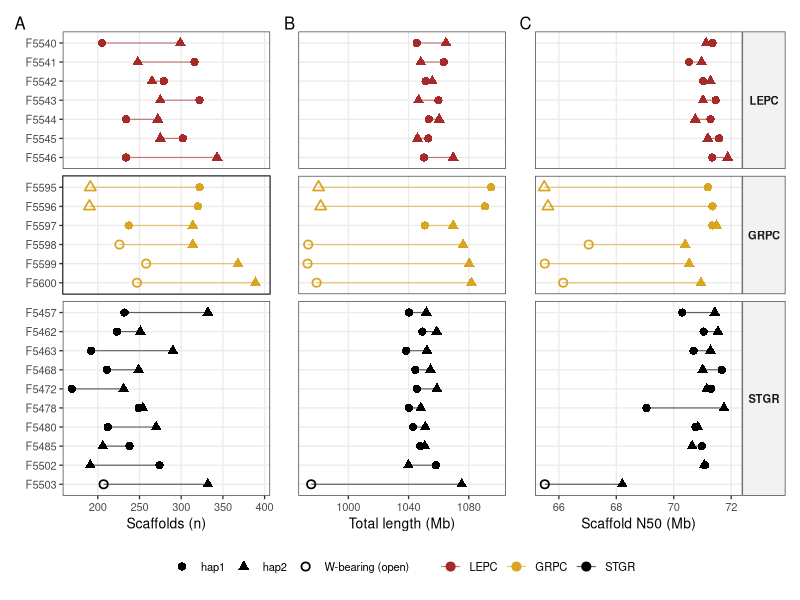
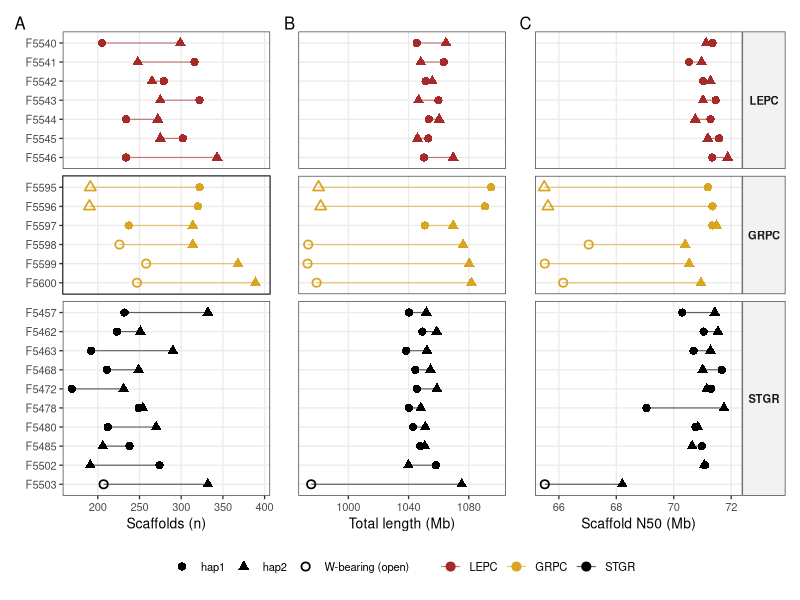
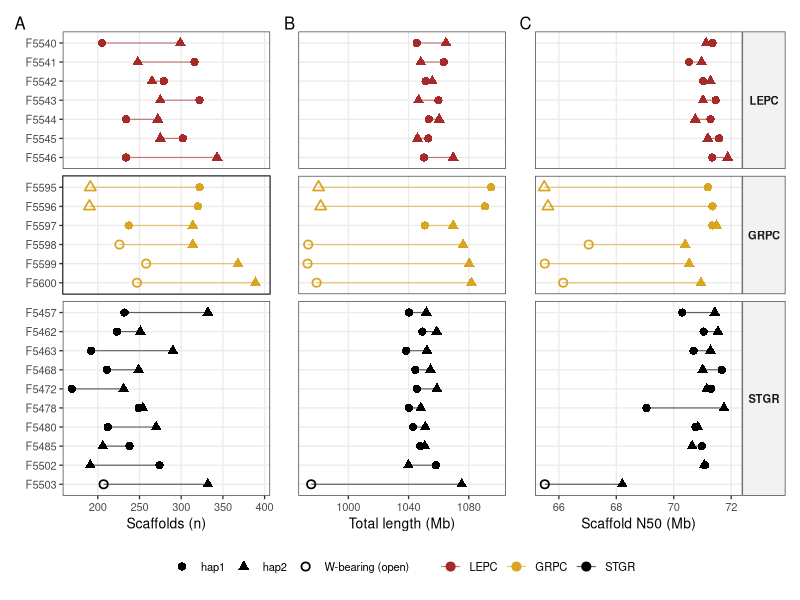

R code for these plots, in order:
# =============================================================================
# plot_assembly_contiguity.R
# USFWS report Objective 3, Figure S5: contiguity of the 46 haplotype-resolved,
# pseudo-chromosome-scale prairie grouse assemblies (QUAST, final RagTag-ordered
# assemblies after removal of unplaced scaffolds < 50 kb).
#
# Three panels: number of scaffolds, total assembly length (Mb) and scaffold
# N50 (Mb). One row per individual, grouped by species; hap1 and hap2 are
# joined by a line. W-bearing haplotypes of the six females are drawn as open
# symbols (they lack the ~75 Mb Z chromosome, hence shorter length and N50).
#
# Run in RStudio (needs ggplot2; patchwork optional but recommended):
#   install.packages(c("ggplot2", "patchwork"))
# Outputs (working directory): FigS_assembly_contiguity.pdf / .png
# =============================================================================

library(ggplot2)

# ---- data (QUAST, final assemblies; F5545 & F5597 re-assembled without ONT) -------------------------------------------------------
asm <- read.table(header = TRUE, stringsAsFactors = FALSE, text = "
sample species scaf_h1 scaf_h2 len_h1 len_h2 n50_h1 n50_h2
F5457 STGR 232 332 1040.3 1051.8 70.30 71.43
F5462 STGR 223 251 1049.2 1058.7 71.04 71.54
F5463 STGR 192 290 1038.4 1052.2 70.69 71.28
F5468 STGR 211 249 1044.5 1054.5 71.67 71.01
F5472 STGR 169 231 1045.5 1058.8 71.30 71.15
F5478 STGR 249 254 1040.2 1048.1 69.05 71.75
F5480 STGR 212 270 1042.9 1051.1 70.76 70.84
F5485 STGR 238 206 1047.7 1050.8 70.98 70.64
F5502 STGR 274 191 1058.2 1039.9 71.08 71.06
F5503 STGR 207 332 975.3 1075.3 65.51 68.21
F5540 LEPC 205 299 1045.4 1064.8 71.35 71.13
F5541 LEPC 316 248 1063.4 1048.1 70.53 70.97
F5542 LEPC 279 265 1051.3 1055.7 71.02 71.28
F5543 LEPC 322 275 1059.8 1046.6 71.46 71.02
F5544 LEPC 234 272 1053.4 1060.3 71.28 70.75
F5545 LEPC 302 275 1053.1 1045.9 71.58 71.19
F5546 LEPC 234 343 1050.2 1069.6 71.34 71.88
F5595 GRPC 322 191 1094.8 980.2 71.19 65.49
F5596 GRPC 320 190 1090.7 981.6 71.35 65.62
F5597 GRPC 237 314 1050.8 1069.6 71.34 71.49
F5598 GRPC 226 314 973.3 1076.2 67.04 70.40
F5599 GRPC 258 368 972.9 1080.3 65.51 70.54
F5600 GRPC 247 389 978.9 1081.7 66.15 70.95
")

# W-bearing haplotypes of the six females (Table S3; CHD1 PCR, Figure S7)
w_hap <- c("F5503_hap1", "F5595_hap2", "F5596_hap2",
           "F5598_hap1", "F5599_hap1", "F5600_hap1")

# ---- reshape to long format (base R, no tidyr needed) -----------------------
long <- do.call(rbind, lapply(c("h1", "h2"), function(h) {
  data.frame(sample  = asm$sample,
             species = asm$species,
             hap     = ifelse(h == "h1", "hap1", "hap2"),
             Scaffolds = asm[[paste0("scaf_", h)]],
             Length    = asm[[paste0("len_",  h)]],
             N50       = asm[[paste0("n50_",  h)]])
}))
long$id      <- paste(long$sample, long$hap, sep = "_")
long$W       <- long$id %in% w_hap
long$species <- factor(long$species, levels = c("LEPC", "GRPC", "STGR"))
# order individuals: by species, then sample ID (top to bottom)
ord <- with(asm, sample[order(factor(species, levels = c("LEPC", "GRPC", "STGR")), sample)])
long$sample <- factor(long$sample, levels = rev(ord))

sp_cols <- c(LEPC = "#A52A2A", GRPC = "#DAA520", STGR = "#000000")

# ---- one panel: W-bearing haplotypes drawn with open symbols ----------------
long$hap_W <- ifelse(long$W, paste0(long$hap, "_W"), long$hap)
panel <- function(var, xlab, show_y = TRUE, show_strip = FALSE) {
  ggplot(long, aes(x = .data[[var]], y = sample)) +
    geom_line(aes(group = sample, colour = species), linewidth = 0.4, alpha = 0.6) +
    geom_point(aes(colour = species, shape = hap_W), size = 2.2, stroke = 0.9) +
    scale_shape_manual(values = c(hap1 = 16, hap2 = 17, hap1_W = 1, hap2_W = 2),
                       breaks = c("hap1", "hap2", "hap1_W"),
                       labels = c("hap1", "hap2", "W-bearing (open)"),
                       name = NULL) +
    scale_colour_manual(values = sp_cols, name = NULL) +
    scale_x_continuous(expand = expansion(mult = c(0.05, 0.08))) +
    facet_grid(species ~ ., scales = "free_y", space = "free_y") +
    labs(x = xlab, y = NULL) +
    theme_bw(base_size = 10) +
    theme(panel.grid.minor = element_blank(),
          panel.grid.major.y = element_line(colour = "grey92"),
          axis.text.y = if (show_y) element_text(size = 8) else element_blank(),
          axis.ticks.y = if (show_y) element_line() else element_blank(),
          strip.text.y.right = if (show_strip) element_text(angle = 0, face = "bold") else element_blank(),
          strip.background = if (show_strip) element_rect(fill = "grey95") else element_blank(),
          legend.position = "bottom")
}

pA <- panel("Scaffolds", "Scaffolds (n)") + labs(tag = "A")
pB <- panel("Length",    "Total length (Mb)", show_y = FALSE) + labs(tag = "B")
pC <- panel("N50",       "Scaffold N50 (Mb)", show_y = FALSE, show_strip = TRUE) + labs(tag = "C")

# ---- combine and save ---------------------------------------------------------
if (requireNamespace("patchwork", quietly = TRUE)) {
  library(patchwork)
  fig <- (pA | pB | pC) +
    plot_layout(guides = "collect") &
    theme(legend.position = "bottom")
  print(fig)
  ggsave("FigS_assembly_contiguity.pdf", fig, width = 9, height = 6.5)
  ggsave("FigS_assembly_contiguity.png", fig, width = 9, height = 6.5, dpi = 600)
} else {
  message("patchwork not installed: saving the three panels separately")
  for (p in list(A = pA, B = pB, C = pC)) print(p)
  ggsave("FigS_assembly_contiguity_A_scaffolds.png", pA, width = 4, height = 6.5, dpi = 600)
  ggsave("FigS_assembly_contiguity_B_length.png",    pB, width = 3.5, height = 6.5, dpi = 600)
  ggsave("FigS_assembly_contiguity_C_N50.png",       pC, width = 3.5, height = 6.5, dpi = 600)
}

# quick summary for the text
cat(sprintf("N50: %.2f-%.2f Mb (median %.2f); length: %.1f-%.1f Mb (median %.1f); scaffolds: %d-%d (median %d)\n",
            min(long$N50), max(long$N50), median(long$N50),
            min(long$Length), max(long$Length), median(long$Length),
            min(long$Scaffolds), max(long$Scaffolds), as.integer(median(long$Scaffolds))))
